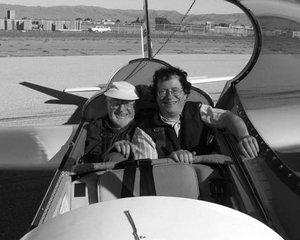
//> input picture KZup3/Template_Matching_Original_Image.jpg, 300 x 240 px
$ ./zad2_1 Template_Matching_Original_Image.jpg Template_Matching_Original_Image.jpg   (built with g++ and OpenCV 4)
//> lines starting //> are read from the running program, lines starting //| are printed output that depends on the picture; after the words box and inside, x2 and y2 are one past the last pixel; in counts of white or black regions, pixels touching at a corner belong together
#include "opencv2/imgcodecs.hpp"
#include "opencv2/highgui.hpp"
#include "opencv2/imgproc.hpp"
#include <iostream>
using namespace std;
using namespace cv;
bool use_mask;
Mat img; Mat templ; Mat mask; Mat result;
const char* image_window = "Source Image";
const char* result_window = "Result window";
int match_method;
int max_Trackbar = 5;
void MatchingMethod(int, void*);
int main(int argc, char** argv)
{
	if (argc < 3)
	{
		cout << "Not enough parameters" << endl;
		cout << "Usage:\n" << argv[0] << " <image_name> <template_name> [<mask_name>]" << endl;
		return -1;
	}
	img = imread(argv[1], IMREAD_COLOR);//C:\Users\A\source\repos\KZup3\x64\Debug>KZup3.exe C:\Users\A\source\repos\KZup3\KZup3\Template_Matching_Original_Image.jpg C:\Users\A\source\repos\KZup3\KZup3\Template_Matching_Template_Image.jpg
//> img is the input picture: 240 rows x 300 cols, CV_8UC3; min 0, max 255, mean 118.1
	templ = imread(argv[2], IMREAD_COLOR);
	if (argc > 3) {
		use_mask = true;
		mask = imread(argv[3], IMREAD_COLOR);
	}
	if (img.empty() || templ.empty() || (use_mask && mask.empty()))
	{
		cout << "Can't read one of the images" << endl;
		return EXIT_FAILURE;
	}
	namedWindow(image_window, WINDOW_AUTOSIZE);
	namedWindow(result_window, WINDOW_AUTOSIZE);
	const char* trackbar_label = "Method: \n 0: SQDIFF \n 1: SQDIFF NORMED \n 2: TM CCORR \n 3: TM CCORR NORMED \n 4: TM COEFF \n 5: TM COEFF NORMED";
	createTrackbar(trackbar_label, image_window, &match_method, max_Trackbar, MatchingMethod);
//> slider 'Method: \n 0: SQDIFF \n 1: SQDIF' is set to 1
	MatchingMethod(0, 0);
	waitKey(0);
	return EXIT_SUCCESS;
}
void MatchingMethod(int, void*)
{
	Mat img_display;
	img.copyTo(img_display);
	int result_cols = img.cols - templ.cols + 1;
//> result_cols = 1
	int result_rows = img.rows - templ.rows + 1;
//> result_rows = 1
	result.create(result_rows, result_cols, CV_32FC1);
	bool method_accepts_mask = (TM_SQDIFF == match_method || match_method == TM_CCORR_NORMED);
	if (use_mask && method_accepts_mask)
	{
		matchTemplate(img, templ, result, match_method, mask);
	}
	else
	{
		matchTemplate(img, templ, result, match_method);
//> result = [5.86e-16]
	}
	normalize(result, result, 0, 1, NORM_MINMAX, -1, Mat());
//> result = [0]
	double minVal; double maxVal; Point minLoc; Point maxLoc;
	Point matchLoc;
	minMaxLoc(result, &minVal, &maxVal, &minLoc, &maxLoc, Mat());
//> minVal = 0; maxVal = 0; minLoc = Point(0, 0); maxLoc = Point(0, 0)
	if (match_method == TM_SQDIFF || match_method == TM_SQDIFF_NORMED)
	{
		matchLoc = minLoc;
//> matchLoc = Point(0, 0)
	}
	else
	{
		matchLoc = maxLoc;
	}
	rectangle(img_display, matchLoc, Point(matchLoc.x + templ.cols, matchLoc.y + templ.rows), Scalar::all(0), 2, 8, 0);
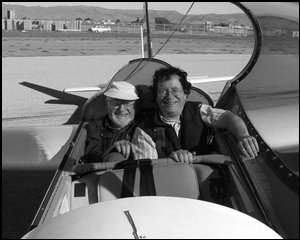
//> img_display: 240 rows x 300 cols, CV_8UC3; 2.24% of pixels changed, all inside (x1, y1, x2, y2) = (0, 0, 300, 240)
	rectangle(result, matchLoc, Point(matchLoc.x + templ.cols, matchLoc.y + templ.rows), Scalar::all(0), 2, 8, 0);
	imshow(image_window, img_display);
	imshow(result_window, result);
	return;
}

$ run again, with KZup3/Histogram_Comparison_Source_0.jpg copied over KZup3/Template_Matching_Original_Image.jpg
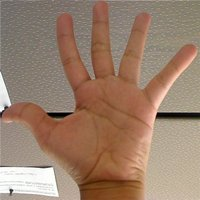
//> input picture KZup3/Histogram_Comparison_Source_0.jpg, 200 x 200 px
//> img is the input picture: 200 rows x 200 cols, CV_8UC3; mean B, G, R 107.8, 127.1, 154.3
//> result = [0]
//> minVal = 0; minLoc = Point(0, 0)
//> in MatchingMethod, `rectangle(img_display, matchLoc, Point(matchLoc.x + templ.cols, matchL..`:
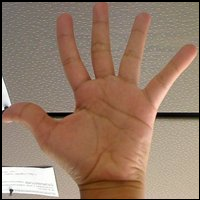
//> img_display: 200 rows x 200 cols, CV_8UC3; 2.98% of pixels changed, all inside (x1, y1, x2, y2) = (0, 0, 200, 200)

$ run again, with KZup3/Histogram_Comparison_Source_1.jpg copied over KZup3/Template_Matching_Original_Image.jpg
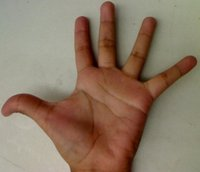
//> input picture KZup3/Histogram_Comparison_Source_1.jpg, 200 x 172 px
//> img is the input picture: 172 rows x 200 cols, CV_8UC3; mean B, G, R 101.1, 120.5, 140.6
//> result = [0]
//> minVal = 0; minLoc = Point(0, 0)
//> in MatchingMethod, `rectangle(img_display, matchLoc, Point(matchLoc.x + templ.cols, matchL..`:
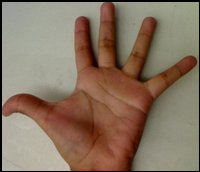
//> img_display: 172 rows x 200 cols, CV_8UC3; 3.22% of pixels changed, all inside (x1, y1, x2, y2) = (0, 0, 200, 172)
